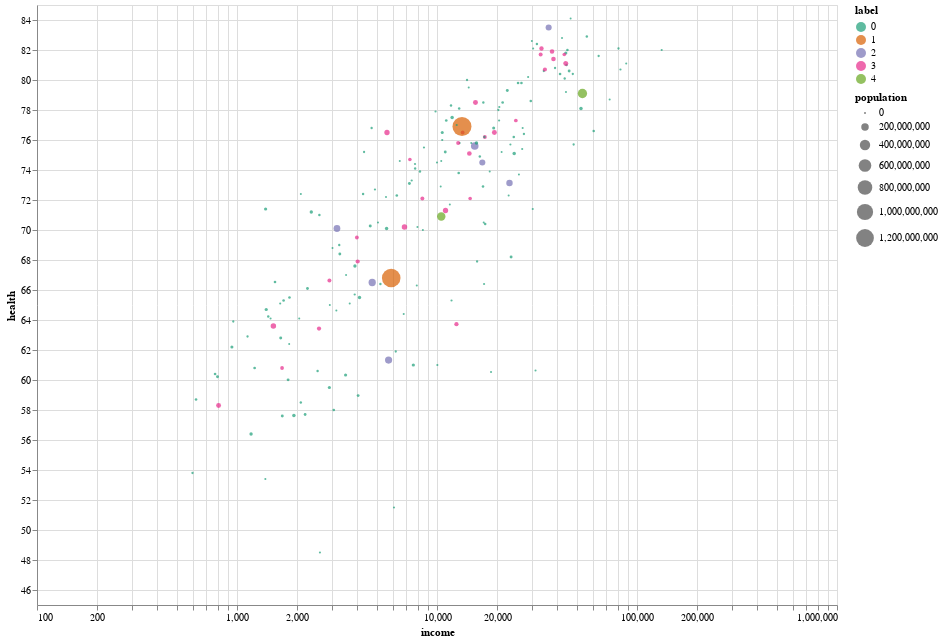

Notebook source saved alongside this figure:
### Code cell
(
    alt.Chart(gapminder)
    .mark_circle()
    .encode(
        alt.X("income:Q", scale=alt.Scale(type="log")),
        alt.Y("health:Q", scale=alt.Scale(zero=False)),
        size="population:Q",
        color=alt.Color("label:N", scale=alt.Scale(scheme="dark2")),
        tooltip=list(gapminder.columns),
    )
    .properties(width=800, height=600)
    .interactive()
)

### Figure 1 — Vega-Lite specification as saved in the notebook (floating-point values rounded to 4 significant figures; data arrays with more than 128 entries replaced by an {"elided": "..."} marker saying what was removed)
{"config": {"view": {"continuousWidth": 300, "continuousHeight": 300}}, "data": {"name": "data-429590b2f965c8ec665b150b9c3b4793"}, "mark": {"type": "circle"}, "encoding": {"color": {"field": "label", "scale": {"scheme": "dark2"}, "type": "nominal"}, "size": {"field": "population", "type": "quantitative"}, "tooltip": [{"field": "country", "type": "nominal"}, {"field": "income", "type": "quantitative"}, {"field": "health", "type": "quantitative"}, {"field": "population", "type": "quantitative"}, {"field": "label", "type": "quantitative"}], "x": {"field": "income", "scale": {"type": "log"}, "type": "quantitative"}, "y": {"field": "health", "scale": {"zero": false}, "type": "quantitative"}}, "height": 600, "params": [{"name": "param_3", "select": {"type": "interval", "encodings": ["x", "y"]}, "bind": "scales"}], "width": 800, "$schema": "https://vega.github.io/schema/vega-lite/v5.14.1.json", "datasets": {"data-429590b2f965c8ec665b150b9c3b4793": {"elided": "187 records"}}}
